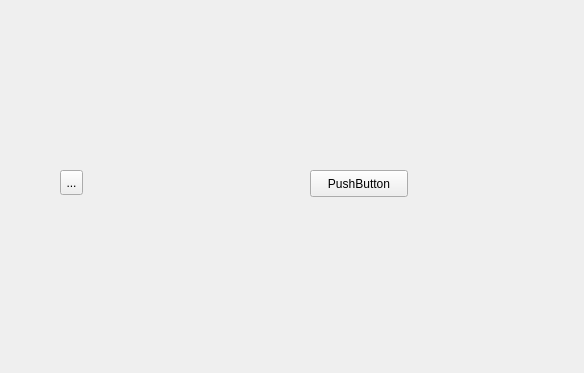
<?xml version="1.0" encoding="UTF-8"?>
<ui version="4.0">
 <class>WindowRace</class>
 <widget class="QWidget" name="WindowRace">
  <property name="geometry">
   <rect>
    <x>0</x>
    <y>0</y>
    <width>584</width>
    <height>373</height>
   </rect>
  </property>
  <property name="windowTitle">
   <string>Form</string>
  </property>
  <widget class="QPushButton" name="pushButton">
   <property name="geometry">
    <rect>
     <x>310</x>
     <y>170</y>
     <width>98</width>
     <height>27</height>
    </rect>
   </property>
   <property name="text">
    <string>PushButton</string>
   </property>
  </widget>
  <widget class="QToolButton" name="toolButton">
   <property name="geometry">
    <rect>
     <x>60</x>
     <y>170</y>
     <width>23</width>
     <height>25</height>
    </rect>
   </property>
   <property name="text">
    <string>...</string>
   </property>
  </widget>
 </widget>
 <resources/>
 <connections/>
</ui>
